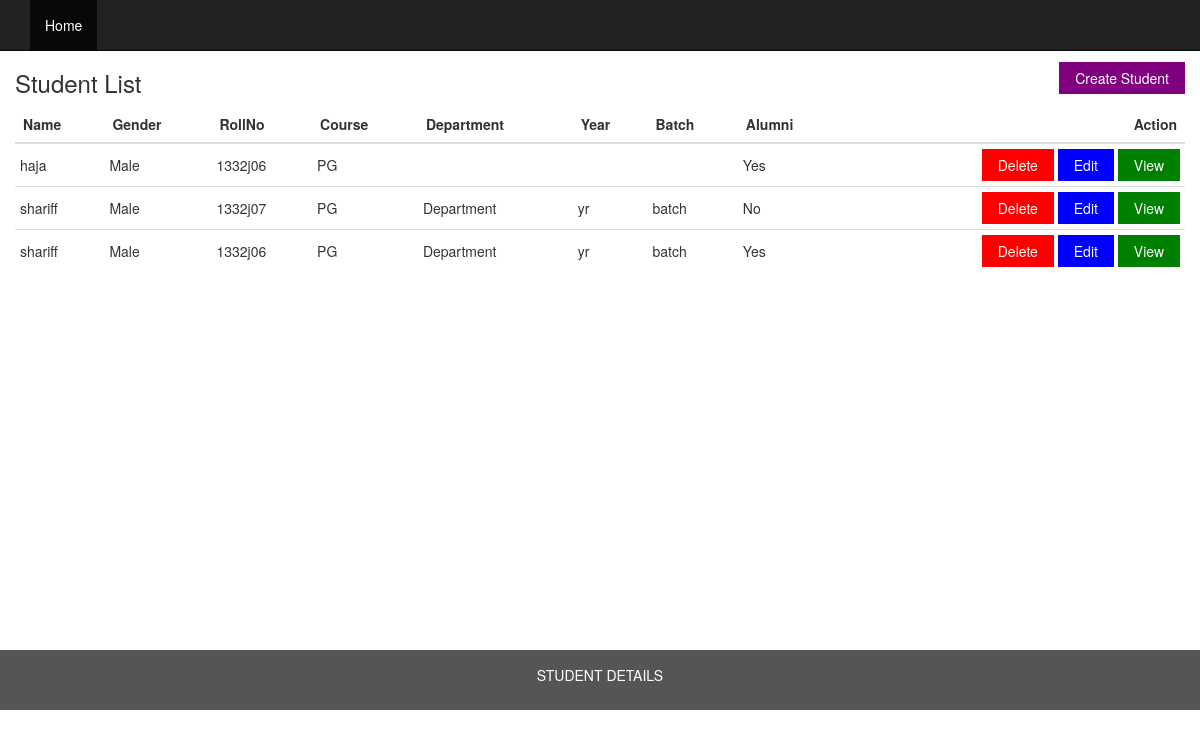
The page / on the database its author committed.
### tables this page shows
CREATE TABLE `students` (
  `student_id` int(11) NOT NULL,
  `student_name` varchar(100) NOT NULL,
  `gender` varchar(100) NOT NULL,
  `rollno` varchar(30) NOT NULL,
  `course` varchar(15) NOT NULL,
  `department` varchar(50) NOT NULL,
  `yr` varchar(100) NOT NULL,
  `batch` varchar(100) NOT NULL,
  `alumni` varchar(100) NOT NULL,
  `datetime` datetime NOT NULL DEFAULT CURRENT_TIMESTAMP
);

### class/student.php (called while the page is built, shortened)
<?php
class Student
{
    private $conn;
    function __construct() {
    $servername = "localhost";
    $dbname = "crud";
    $username = "root";
    $password = "";
    $conn = new mysqli($servername, $username, $password, $dbname);
      if ($conn->connect_error) {
        die("Connection failed: " . $conn->connect_error);
       }else{
        $this->conn=$conn;
       }
    }
    public function student_list(){
       $sql = "SELECT * FROM students ORDER BY student_id asc ";
       $result=  $this->conn->query($sql);
       return $result;
    }
}
?>

### index.php (the view, shortened to what this page needs)
<?php
include 'header.php';
$student_list = $student_obj->student_list();
?>
<div class="container " >
    <div class="row content">
        <a  href="create-student-info.php"  class="button button-purple mt-12 pull-right">Create Student</a>
        <h3>Student List</h3>
        <table class="table">
            <thead>
                <tr>
                    <th>Name</th>
                    <th>Gender</th>
                    <th>RollNo</th>
                    <th>Course</th>
                    <th>Department</th>
                    <th>Year</th>
                    <th>Batch</th>
                    <th>Alumni</th>
                    <th class="text-right">Action</th>
                </tr>
            </thead>
            <tbody>
<?php
if ($student_list->num_rows > 0) {
  while ($row = $student_list->fetch_assoc()) {
     ?>
             <tr>
                <td><?php echo $row["student_name"] ?></td>
                <td><?php echo $row["gender"] ?></td>
                <td><?php echo $row["rollno"] ?></td>
                <td><?php echo $row["course"] ?></td>
                <td><?php echo $row["department"] ?></td>
                <td><?php echo $row["yr"] ?></td>
                <td><?php echo $row["batch"] ?></td>
                <td><?php echo $row["alumni"] ?></td>
                <td class="text-right">
                    <a  href="<?php echo 'delete-student-info.php?id=' . $row["student_id"] ?>" class="button button-red">Delete</a>
                    <a  href="<?php echo 'update-student-info.php?id=' . $row["student_id"] ?>" class="button button-blue">Edit</a>
                    <a href="<?php echo 'read-student-info.php?id=' . $row["student_id"] ?>" class="button button-green">View</a>
                </td>
            </tr>
    <?php
    }
}
?>
           </tbody>
        </table>
    </div>
</div>
<?php
include 'footer.php';
?>

### header.php (shortened to what this page needs)
<!DOCTYPE html>
<html lang="en" >
    <head>
        <link rel="stylesheet" href="https://maxcdn.bootstrapcdn.com/bootstrap/3.3.7/css/bootstrap.min.css">
        <link rel="stylesheet" href="./assets/style.css">
    </head>
    <body >
        <?php
        include './class/student.php';
        $student_obj = new Student();
        ?>
        <nav class="navbar navbar-inverse navbar-fixed-top">
            <div class="container-fluid">
                <div class="navbar-header">
                    <a class="navbar-brand" href="#"></a>
                </div>
                <div class="collapse navbar-collapse" id="myNavbar">
                    <ul class="nav navbar-nav">
                        <li class="active"><a href="index.php">Home</a></li>
                    </ul>
                </div>
            </div>
        </nav>

### footer.php
<footer class="container-fluid text-center">
  <p>STUDENT DETAILS</p>
</footer>
</body>
</html>

### assets/style.css (style rules this page uses)
body { padding-top: 50px; }
.navbar { margin-bottom: 0; border-radius: 0; }
.row.content { min-height:600px }
footer { background-color: #555; color: white; padding: 15px; }
.table > tbody > tr > td { padding: 5px; vertical-align: middle; }
.button { border: none; color: white; padding: 6px 16px; text-align: center; text-decoration: none; display: inline-block; font-size: 14px; cursor: pointer; }
.button-blue { background-color: #0000FF; }
.button-red { background-color: #FF0000; }
.button-green { background-color: #008000; }
.button-purple { background-color: purple; }
.mt-12 { margin-top: 12px; }

### rows shown on the page
students: student_name "haja", gender "Male", rollno "1332j06", course "PG", alumni "Yes"
students: student_name "shariff", gender "Male", rollno "1332j07", course "PG", department "Department", yr "yr", batch "batch", alumni "No"
students: student_name "shariff", gender "Male", rollno "1332j06", course "PG", department "Department", yr "yr", batch "batch", alumni "Yes"
